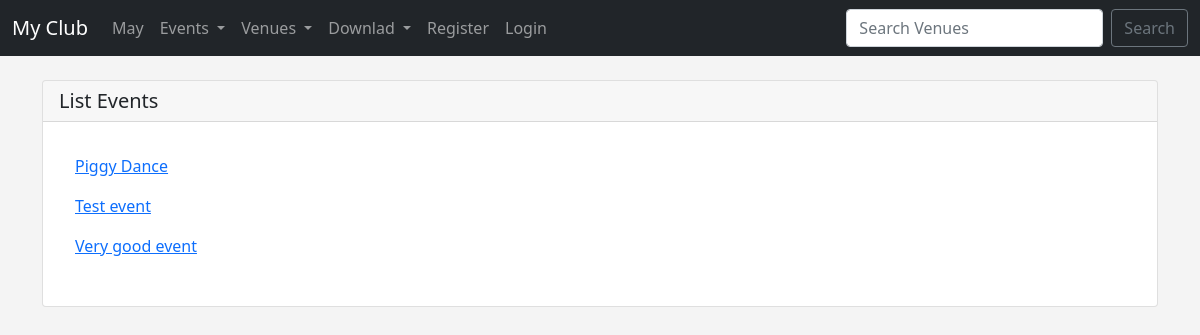
/venue_events/1/, run on the app's committed database.
### events/models.py (models this page shows, shortened)
class Event(models.Model):
	name = models.CharField('Event Name', max_length = 120)
	event_date = models.DateTimeField('Event Date')
	venue = models.ForeignKey(Venue, blank = True, null = True, on_delete = models.CASCADE)
	manager = models.ForeignKey(User, blank = True, null = True, on_delete = models.SET_NULL)
	description = models.TextField(blank = True)
	attendees = models.ManyToManyField(MyClubUser, blank = True)
	approved = models.BooleanField("Approved", default=False)
	def __str__(self):
		return self.name

### events/views.py (the view)
# urls.py: path('venue_events/<venue_id>/', views.venue_events, name='venue-events'),
def venue_events(request, venue_id):
	venue = Venue.objects.get(id=venue_id)
	events = venue.event_set.all()
	if events:
		return render(request, 'events/venue_events.html', {'events' : events, })
	else:
		messages.success(request, ('This venue has no evens at this time...'))
		return redirect('admin_approval')

### events/templates/events/venue_events.html
{% extends 'events/base.html' %}
{% block content %}
<div class="card">
  <h5 class="card-header">List Events</h5>
  <div class="card-body">
    <div class="card-body">
{% for event in events %}
<p><a href="{% url 'show-event' event.id %}">{{ event }}</a></p>
{% endfor %}
</div></div>
{% endblock %}

### events/templates/events/base.html (style rules this page uses)
body { background: #f4f4f4; }

### data on the page
Event: name "Piggy Dance"
Event: name "Test event"
Event: name "Very good event"
